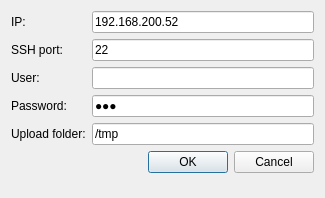
<?xml version="1.0" encoding="UTF-8"?>
<ui version="4.0">
 <class>Dialog</class>
 <widget class="QDialog" name="Dialog">
  <property name="geometry">
   <rect>
    <x>0</x>
    <y>0</y>
    <width>325</width>
    <height>198</height>
   </rect>
  </property>
  <property name="windowTitle">
   <string>Dialog</string>
  </property>
  <layout class="QFormLayout" name="formLayout">
   <item row="0" column="0">
    <widget class="QLabel" name="label">
     <property name="text">
      <string>IP:</string>
     </property>
    </widget>
   </item>
   <item row="0" column="1">
    <widget class="QLineEdit" name="hostip">
     <property name="inputMask">
      <string>999.999.999.999</string>
     </property>
     <property name="text">
      <string>192.168.200.52</string>
     </property>
    </widget>
   </item>
   <item row="1" column="0">
    <widget class="QLabel" name="label_2">
     <property name="text">
      <string>SSH port:</string>
     </property>
    </widget>
   </item>
   <item row="1" column="1">
    <widget class="QLineEdit" name="port">
     <property name="text">
      <string>22</string>
     </property>
    </widget>
   </item>
   <item row="2" column="0">
    <widget class="QLabel" name="label_3">
     <property name="text">
      <string>User:</string>
     </property>
    </widget>
   </item>
   <item row="2" column="1">
    <widget class="QLineEdit" name="username"/>
   </item>
   <item row="3" column="0">
    <widget class="QLabel" name="label_4">
     <property name="text">
      <string>Password:</string>
     </property>
    </widget>
   </item>
   <item row="3" column="1">
    <widget class="QLineEdit" name="passwd">
     <property name="text">
      <string>222</string>
     </property>
     <property name="echoMode">
      <enum>QLineEdit::Password</enum>
     </property>
    </widget>
   </item>
   <item row="4" column="0">
    <widget class="QLabel" name="label_7">
     <property name="text">
      <string>Upload folder:</string>
     </property>
    </widget>
   </item>
   <item row="4" column="1">
    <widget class="QLineEdit" name="uploadDir">
     <property name="text">
      <string>/tmp</string>
     </property>
     <property name="echoMode">
      <enum>QLineEdit::Normal</enum>
     </property>
    </widget>
   </item>
   <item row="5" column="1">
    <widget class="QDialogButtonBox" name="buttonBox">
     <property name="orientation">
      <enum>Qt::Horizontal</enum>
     </property>
     <property name="standardButtons">
      <set>QDialogButtonBox::Cancel|QDialogButtonBox::Ok</set>
     </property>
    </widget>
   </item>
  </layout>
 </widget>
 <resources/>
 <connections>
  <connection>
   <sender>buttonBox</sender>
   <signal>accepted()</signal>
   <receiver>Dialog</receiver>
   <slot>accept()</slot>
   <hints>
    <hint type="sourcelabel">
     <x>248</x>
     <y>254</y>
    </hint>
    <hint type="destinationlabel">
     <x>157</x>
     <y>274</y>
    </hint>
   </hints>
  </connection>
  <connection>
   <sender>buttonBox</sender>
   <signal>rejected()</signal>
   <receiver>Dialog</receiver>
   <slot>reject()</slot>
   <hints>
    <hint type="sourcelabel">
     <x>316</x>
     <y>260</y>
    </hint>
    <hint type="destinationlabel">
     <x>286</x>
     <y>274</y>
    </hint>
   </hints>
  </connection>
 </connections>
</ui>
